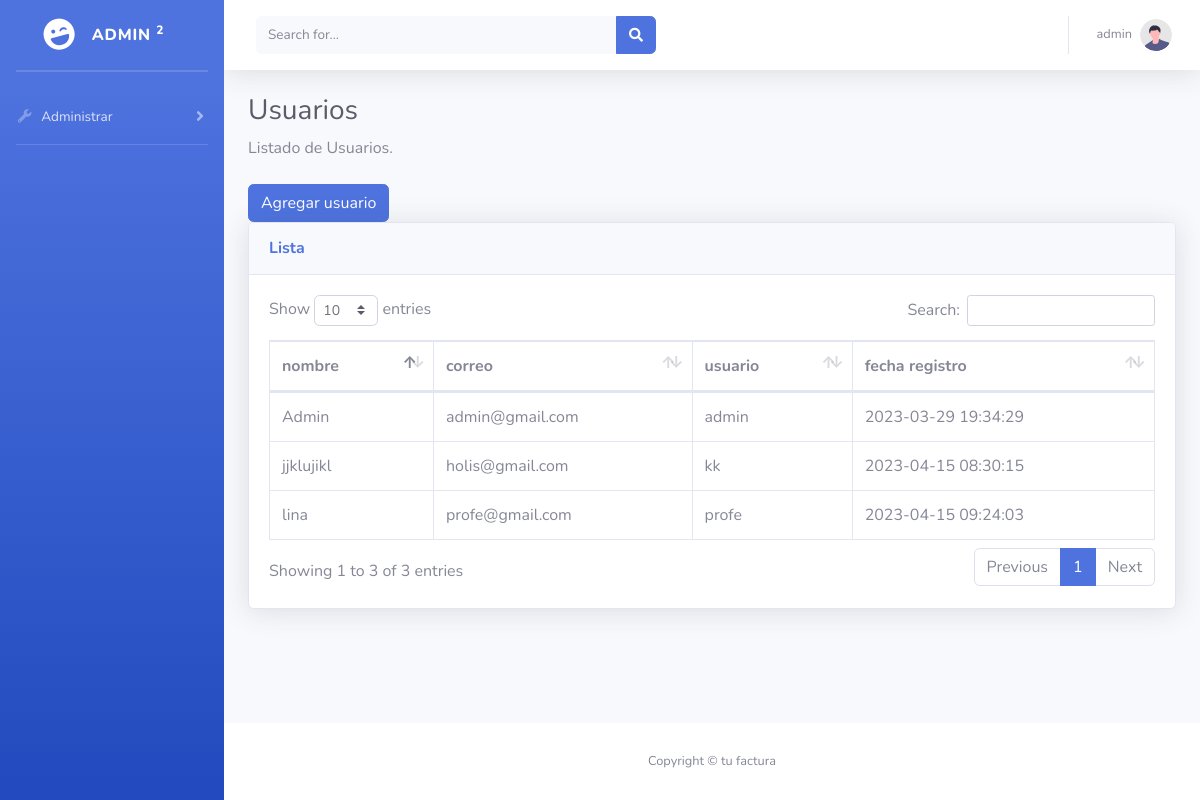
Screenshot of /Controllers/UserController.php?action=usersView (signed in) with the database file from the repository.
### tables this page shows
CREATE TABLE `usuario` (
  `idusuario` int(11) NOT NULL,
  `nombre` varchar(50) DEFAULT NULL,
  `correo` varchar(100) DEFAULT NULL,
  `usuario` varchar(15) DEFAULT NULL,
  `clave` varchar(100) DEFAULT NULL,
  `idRol` int(11) DEFAULT NULL,
  `fechaRegistro` datetime NOT NULL DEFAULT current_timestamp()
);

### Config/connection.php (called while the page is built, shortened)
<?php
class Connection
{
    public static function getConnection(){
        $connection = new mysqli(HOSTNAME, USERNAME, PASSWORD, DBNAME);
        return $connection;
    }
}

### Models/UserModel.php (called while the page is built, shortened)
<?php
require_once('../config/connection.php');
require_once('class/User.php');
class UserModel
{
    private $connection;
    public function __construct()
    {
        $this->connection = Connection::getConnection();
    }
    public function getUsers()
    {
        $query = "SELECT `idUsuario`,`nombre`,`correo`,`usuario`,`idRol`,`fechaRegistro`,`clave` FROM usuario";
        $result = $this->connection->query($query);
        while ($obj = $result->fetch_object()) {
            $users[] = new User(
                $obj->idUsuario,
                $obj->nombre,
                $obj->usuario,
                $obj->correo,
                $obj->clave,
                $obj->idRol,
                $obj->fechaRegistro
            );
        }
        return $users;
    }
}

### Models/class/User.php (called while the page is built, shortened)
<?php
class User extends Role
{
    private $nombre;
    private $usuario;
    private $correo;
    private $fechaRegistro;
    function __construct($idUsuario, $nombre, $usuario, $correo, $clave, $idRol, $fechaRegistro) {
    	$this->nombre = $nombre;
    	$this->usuario = $usuario;
    	$this->correo = $correo;
    	$this->fechaRegistro = $fechaRegistro;
    }
    public function getNombre() {
    	return $this->nombre;
    }
    public function getUsuario() {
    	return $this->usuario;
    }
    public function getCorreo() {
    	return $this->correo;
    }
    public function getFechaRegistro() {
    	return $this->fechaRegistro;
    }
}

### Views/usuarios.php (the view)
<?php
require_once 'header.php';
require_once '../Models/UserModel.php';
?>
<div class="container-fluid">
<h1 class="h3 mb-2 text-gray-800">Usuarios</h1>
<p class="mb-4">Listado de Usuarios.</p>
<a href="UserController.php?action=addUserView">
    <button class="btn btn-primary">Agregar usuario</button>
</a>
<div class="card shadow mb-4">
    <div class="card-header py-3">
        <h6 class="m-0 font-weight-bold text-primary">Lista</h6>
    </div>
    <div class="card-body">
        <div class="table-responsive">
            <table class="table table-bordered" id="dataTable" width="100%" cellspacing="0">
                <thead>
                    <tr>
                        <th>nombre</th>
                        <th>correo</th>
                        <th>usuario</th>
                        <th>fecha registro</th>
                    </tr>
                </thead>
                <tbody>
                <?php
                    $tableContent = "";
                    $User = new UserModel();
                    $users = $User->getUsers();
                    if (!empty($users)) {
                        foreach ($users as $user) {
                            $tableContent .= "
                                <tr>
                                    <td>{$user->getNombre()}</td>
                                    <td>{$user->getCorreo()}</td>
                                    <td>{$user->getUsuario()}</td>
                                    <td>{$user->getFechaRegistro()}</td>
                                </tr>";
                        }
                    }
                    echo $tableContent;
                ?>
                </tbody>
            </table>
        </div>
    </div>
</div>
</div>
<?php
require 'footer.php'; ?>

### rows the page displays
usuario: nombre "Admin", correo "admin@gmail.com", usuario "admin", fechaRegistro "2023-03-29 19:34:29"
usuario: nombre "jjklujikl", correo "holis@gmail.com", usuario "kk", fechaRegistro "2023-04-15 08:30:15"
usuario: nombre "lina", correo "profe@gmail.com", usuario "profe", fechaRegistro "2023-04-15 09:24:03"

### other values shown
$_SESSION['usuario'] "admin"
